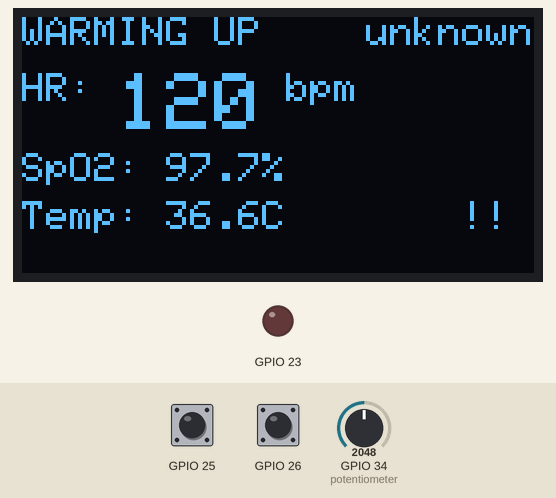
This program was run on a simulated ESP32. Shown: 128×64 one-colour display, output pins drawn as LEDs (lit = HIGH). Inputs (shaded band) come from the test bench; at power-on: GPIO 34 (potentiometer) = 2048, GPIO 25 HIGH, GPIO 26 HIGH. WiFi joins after 1.5 s; servers stay silent unless stated; random numbers use the default seed unless the program sets one; no MQTT or app messages arrive unless stated; what the program prints to the serial monitor is not drawn.

Above: at 3.6 s.
3.7 s: GPIO 34 (potentiometer) set to 2475
At 6.8 s:
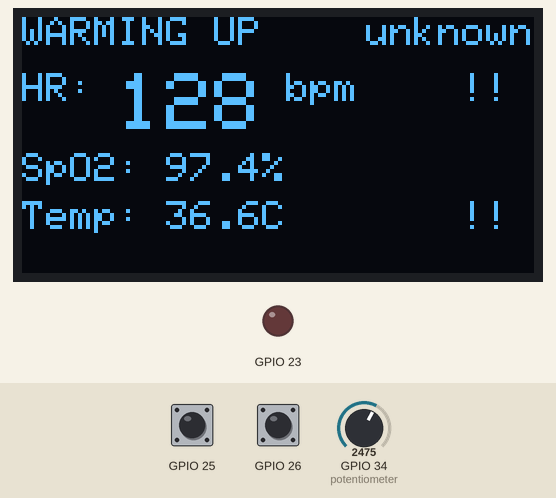
10.5 s: GPIO 34 (potentiometer) set to 2563
At 16.1 s:
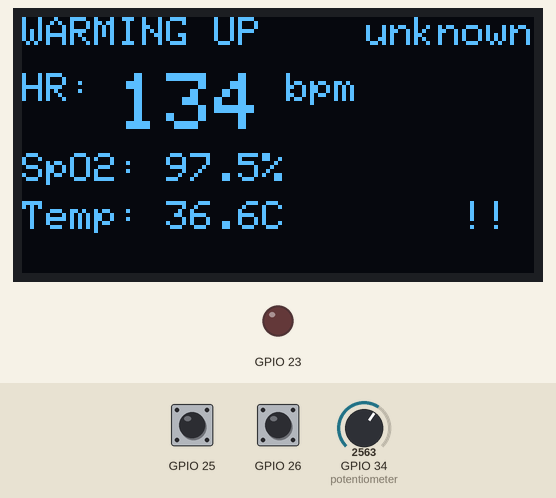
18.5 s: GPIO 25 pulled LOW for 3 s
At 21.8 s:
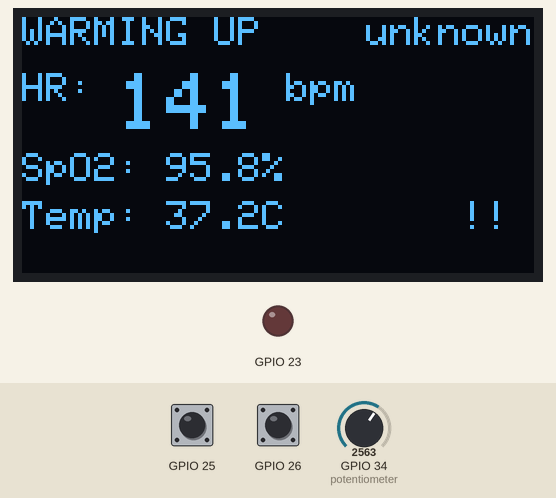
25.5 s: GPIO 26 pulled LOW for 3 s
At 27.6 s:
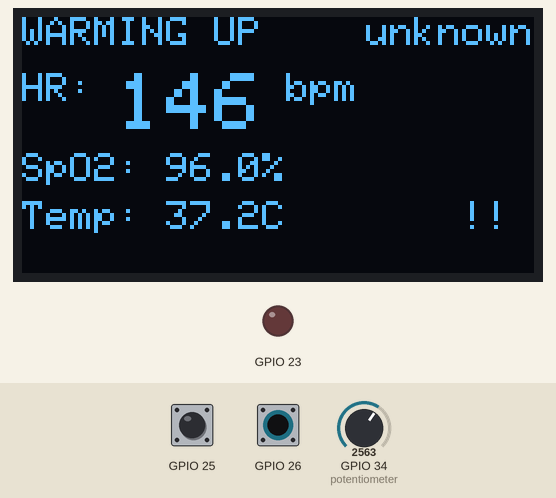
31.5 s: GPIO 25 pulled LOW for 3 s
At 33.4 s:
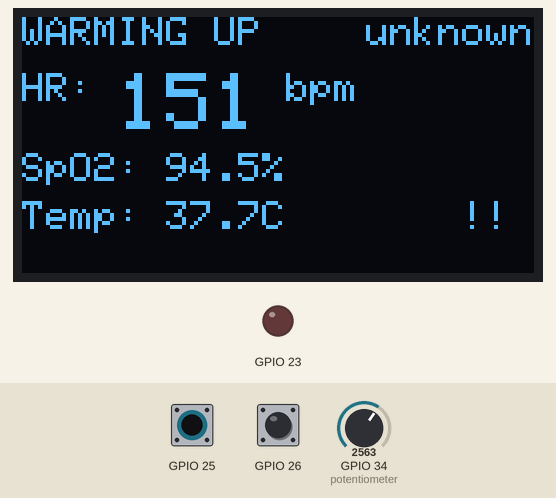
37.5 s: GPIO 26 pulled LOW for 3 s
At 40.4 s:
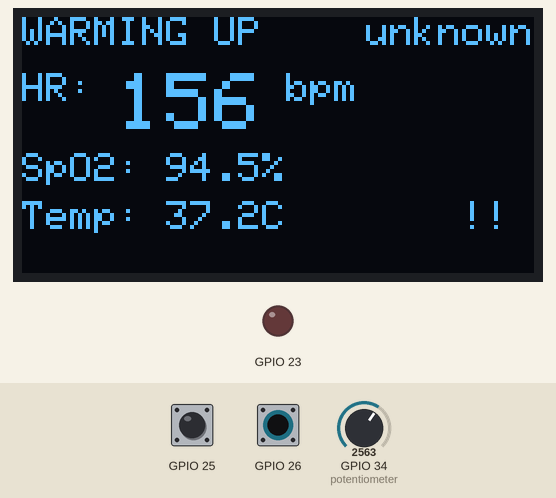
Timing chart, 0 to 41.9 s (numbered marks = the images above; inputs shaded):
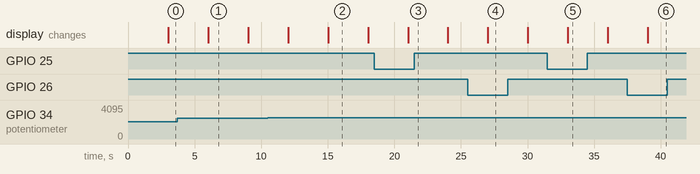

The program:

main.cpp
```cpp
/**
 * Adaptive Vitals Monitor – ESP32 Firmware
 *
 * Main entry point for the IoT health wristband system.
 *
 * Pipeline: Sensors → Filter → Baseline → Classify → Display/Vibrate → MQTT Publish
 *
 * @author Nhóm 3 – Đề tài 31
 */

#include <Arduino.h>
#include <Wire.h>
#include "config.h"

// Sensors
#include "sensors/heart_rate.h"
#include "sensors/temperature.h"
#include "sensors/motion.h"
#include "sensors/demo_controls.h"

// Processing
#include "processing/filter.h"
#include "processing/baseline.h"
#include "processing/classifier.h"

// Output
#include "display/oled_display.h"
#include "display/vibration.h"

// Communication
#include "communication/mqtt_client.h"

// ──────────────────────────────────────────────
// Global instances
// ──────────────────────────────────────────────
HeartRateSensor   heartRateSensor;
TemperatureSensor tempSensor;
MotionSensor      motionSensor;
DemoControls      demoControls;

MovingAverageFilter<20> filterHR;
MovingAverageFilter<20> filterSpO2;
MovingAverageFilter<20> filterTemp;
MovingAverageFilter<20> filterAccel;

BaselineManager   baselineManager;
Classifier        classifier;

OledDisplay       oledDisplay;
VibrationMotor    vibrationMotor;
MqttClient        mqttClient;

// Timing
unsigned long lastSampleTime = 0;
unsigned long lastPublishTime = 0;

// ──────────────────────────────────────────────
// SETUP
// ──────────────────────────────────────────────
void setup() {
    Serial.begin(115200);
    Serial.println(F("\n=== Adaptive Vitals Monitor ==="));
    Serial.println(F("Firmware starting..."));

    // Initialize I2C
    Wire.begin(PIN_SDA, PIN_SCL);

    // Initialize sensors
    heartRateSensor.begin();
    tempSensor.begin();
    motionSensor.begin();
    demoControls.begin();
    Serial.println(F("[Sensors] Initialized (simulation mode)"));

    // Initialize filters
    filterHR.begin(FILTER_WINDOW_HR);
    filterSpO2.begin(FILTER_WINDOW_SPO2);
    filterTemp.begin(FILTER_WINDOW_TEMP);
    filterAccel.begin(FILTER_WINDOW_ACCEL);
    Serial.println(F("[Filters] Initialized"));

    // Initialize baseline manager
    baselineManager.begin();
    Serial.println(F("[Baseline] Initialized (2-phase, activity-aware)"));

    // Initialize classifier (no conditions by default)
    classifier.setConditions(Classifier::COND_NONE);
    Serial.println(F("[Classifier] Initialized (no conditions)"));

    // Initialize display
    if (oledDisplay.begin()) {
        Serial.println(F("[OLED] Initialized"));
    }

    // Initialize vibration motor
    vibrationMotor.begin();
    Serial.println(F("[Motor] Initialized"));

    // Connect WiFi + MQTT
    Serial.println(F("[Network] Connecting..."));
    if (mqttClient.begin()) {
        Serial.println(F("[Network] WiFi + MQTT connected!"));
    } else {
        Serial.println(F("[Network] Connection failed - will retry in loop"));
    }

    Serial.println(F("\n=== System Ready ==="));
    Serial.printf("[Baseline] Phase: WARMUP (need %d samples)\n", BASELINE_WARMUP_SAMPLES);
    Serial.println();
}

// ──────────────────────────────────────────────
// LOOP
// ──────────────────────────────────────────────
void loop() {
    unsigned long now = millis();

    // Maintain MQTT connection
    mqttClient.loop();

    // ── Sample sensors at fixed interval ──
    if (now - lastSampleTime >= SAMPLE_INTERVAL_MS) {
        lastSampleTime = now;

        // ─── 1. Read demo controls ───
        bool emergencyPressed = demoControls.isEmergencyPressed();
        bool exercisePressed = demoControls.isExercisePressed();
        int potValue = demoControls.readHRPotentiometer();

        // ─── 2. Read sensors (simulated) ───
        float rawHR, rawSpO2, rawTemp, rawAccel;

        if (emergencyPressed) {
            // Emergency override — extreme values
            rawHR = 180.0f;
            rawSpO2 = 85.0f;
            rawTemp = 39.5f;
            rawAccel = SIM_ACCEL_REST;
        } else {
            rawHR = heartRateSensor.readHeartRate(potValue);
            rawSpO2 = heartRateSensor.readSpO2();
            rawTemp = tempSensor.readTemperature();
            rawAccel = motionSensor.readAccelMagnitude(exercisePressed);

            // If exercising, HR naturally increases
            if (exercisePressed) {
                rawHR += 40.0f;  // Simulate exercise-induced HR increase
            }
        }

        // ─── 3. Filter ───
        float filteredHR = filterHR.addSample(rawHR);
        float filteredSpO2 = filterSpO2.addSample(rawSpO2);
        float filteredTemp = filterTemp.addSample(rawTemp);
        float filteredAccel = filterAccel.addSample(rawAccel);

        // ─── 4. Determine activity state ───
        ActivityState activityState = BaselineManager::classifyActivity(filteredAccel);

        // ─── 5. Update baseline ───
        float alpha = baselineManager.update(activityState, filteredHR, filteredSpO2, filteredTemp);
        BaselinePhase phase = baselineManager.getPhase();
        const StateBaseline& currentBaseline = baselineManager.getBaseline(activityState);

        // ─── 6. Classify ───
        ClassificationResult classification = classifier.classify(
            filteredHR, filteredSpO2, filteredTemp,
            activityState, phase, currentBaseline
        );

        // ─── 7. Update display ───
        oledDisplay.update(filteredHR, filteredSpO2, filteredTemp, classification);

        // ─── 8. Update vibration motor ───
        vibrationMotor.update(classification.overall);

        // ─── 9. Serial output for debugging ───
        Serial.printf("[%lums] HR=%.1f SpO2=%.1f Temp=%.1f Accel=%.0f | "
                      "State=%s Phase=%s Alpha=%.4f | "
                      "HR:%s SpO2:%s Temp:%s → Overall:%s\n",
            now,
            filteredHR, filteredSpO2, filteredTemp, filteredAccel,
            Classifier::stateToString(activityState),
            Classifier::phaseToString(phase),
            alpha,
            Classifier::levelToString(classification.heartRate.level),
            Classifier::levelToString(classification.spo2.level),
            Classifier::levelToString(classification.temperature.level),
            Classifier::levelToString(classification.overall)
        );

        // ─── 10. Publish MQTT ───
        if (now - lastPublishTime >= MQTT_PUBLISH_INTERVAL_MS && mqttClient.isConnected()) {
            lastPublishTime = now;
            mqttClient.publishVitals(filteredHR, filteredSpO2, filteredTemp,
                                      filteredAccel, classification);
            mqttClient.publishAlert(classification);
        }
    }

    // Keep vibration motor updated (non-blocking patterns)
    vibrationMotor.update(vibrationMotor._currentLevel);
}
```

mqtt_client.cpp
```cpp
#include "mqtt_client.h"

MqttClient::MqttClient() : _mqttClient(_wifiClient) {}

bool MqttClient::begin() {
    if (!connectWiFi()) return false;
    if (!connectMQTT()) return false;
    return true;
}

bool MqttClient::connectWiFi() {
    Serial.print(F("[WiFi] Connecting to "));
    Serial.println(WIFI_SSID);

    WiFi.begin(WIFI_SSID, WIFI_PASSWORD);

    int attempts = 0;
    while (WiFi.status() != WL_CONNECTED && attempts < 20) {
        delay(500);
        Serial.print(".");
        attempts++;
    }

    if (WiFi.status() == WL_CONNECTED) {
        Serial.println();
        Serial.print(F("[WiFi] Connected! IP: "));
        Serial.println(WiFi.localIP());
        return true;
    } else {
        Serial.println(F("\n[WiFi] Connection failed!"));
        return false;
    }
}

bool MqttClient::connectMQTT() {
    _mqttClient.setServer(MQTT_HOST, MQTT_PORT);
    _mqttClient.setBufferSize(1024);  // Increase buffer for JSON payloads

    Serial.print(F("[MQTT] Connecting to "));
    Serial.println(MQTT_HOST);

    int attempts = 0;
    while (!_mqttClient.connected() && attempts < 5) {
        if (_mqttClient.connect(MQTT_CLIENT_ID, MQTT_USERNAME, MQTT_PASSWORD)) {
            Serial.println(F("[MQTT] Connected!"));
            // Subscribe to config topic for receiving threshold updates
            _mqttClient.subscribe(TOPIC_CONFIG);
            return true;
        } else {
            Serial.print(F("[MQTT] Failed, rc="));
            Serial.print(_mqttClient.state());
            Serial.println(F(". Retrying..."));
            delay(2000);
            attempts++;
        }
    }
    return false;
}

void MqttClient::loop() {
    if (!_mqttClient.connected()) {
        connectMQTT();
    }
    _mqttClient.loop();
}

bool MqttClient::isConnected() {
    return _mqttClient.connected();
}

bool MqttClient::publishVitals(
    float hr, float spo2, float temp, float accelMag,
    const ClassificationResult& classification
) {
    JsonDocument doc;

    doc["user_id"] = USER_ID;
    doc["heart_rate"] = serialized(String(hr, 1));
    doc["spo2"] = serialized(String(spo2, 1));
    doc["temperature"] = serialized(String(temp, 1));
    doc["accel_magnitude"] = serialized(String(accelMag, 0));
    doc["activity_state"] = Classifier::stateToString(classification.activityState);

    JsonObject classObj = doc["classifications"].to<JsonObject>();
    classObj["heart_rate"] = Classifier::levelToString(classification.heartRate.level);
    classObj["spo2"] = Classifier::levelToString(classification.spo2.level);
    classObj["temperature"] = Classifier::levelToString(classification.temperature.level);

    doc["overall"] = Classifier::levelToString(classification.overall);
    doc["baseline_phase"] = Classifier::phaseToString(classification.baselinePhase);
    doc["timestamp"] = millis();

    char buffer[512];
    size_t len = serializeJson(doc, buffer, sizeof(buffer));

    bool success = _mqttClient.publish(TOPIC_VITALS, buffer, len);
    if (success) {
        Serial.print(F("[MQTT] Published vitals: "));
        Serial.println(buffer);
    } else {
        Serial.println(F("[MQTT] Failed to publish vitals"));
    }
    return success;
}

bool MqttClient::publishAlert(const ClassificationResult& classification) {
    if (classification.overall < LEVEL_WARNING) {
        return false;  // Only publish WARNING and CRITICAL
    }

    JsonDocument doc;

    doc["user_id"] = USER_ID;
    doc["level"] = Classifier::levelToString(classification.overall);

    // Report which metric(s) triggered the alert
    JsonObject triggers = doc["trigger_metrics"].to<JsonObject>();

    if (classification.heartRate.level >= LEVEL_WARNING) {
        JsonObject hrTrig = triggers["heart_rate"].to<JsonObject>();
        hrTrig["value"] = classification.heartRate.value;
        hrTrig["z_score"] = serialized(String(classification.heartRate.zScore, 2));
        hrTrig["level"] = Classifier::levelToString(classification.heartRate.level);
        hrTrig["state"] = Classifier::stateToString(classification.activityState);
    }

    if (classification.spo2.level >= LEVEL_WARNING) {
        JsonObject spo2Trig = triggers["spo2"].to<JsonObject>();
        spo2Trig["value"] = classification.spo2.value;
        spo2Trig["z_score"] = serialized(String(classification.spo2.zScore, 2));
        spo2Trig["level"] = Classifier::levelToString(classification.spo2.level);
    }

    if (classification.temperature.level >= LEVEL_WARNING) {
        JsonObject tempTrig = triggers["temperature"].to<JsonObject>();
        tempTrig["value"] = classification.temperature.value;
        tempTrig["z_score"] = serialized(String(classification.temperature.zScore, 2));
        tempTrig["level"] = Classifier::levelToString(classification.temperature.level);
    }

    doc["timestamp"] = millis();

    char buffer[512];
    size_t len = serializeJson(doc, buffer, sizeof(buffer));

    bool success = _mqttClient.publish(TOPIC_ALERTS, buffer, len);
    if (success) {
        Serial.print(F("[MQTT] Published alert: "));
        Serial.println(buffer);
    }
    return success;
}
```

mqtt_client.h
```cpp
#ifndef MQTT_CLIENT_H
#define MQTT_CLIENT_H

#include <Arduino.h>
#include <WiFi.h>
#include <PubSubClient.h>
#include <ArduinoJson.h>
#include "../config.h"
#include "../processing/classifier.h"

/**
 * MQTT client for publishing sensor data and alerts.
 * Handles WiFi connection and MQTT broker communication.
 */
class MqttClient {
public:
    MqttClient();

    /**
     * Connect to WiFi and MQTT broker.
     * Returns true if both connections succeed.
     */
    bool begin();

    /**
     * Maintain connection (call in loop).
     * Reconnects if disconnected.
     */
    void loop();

    /**
     * Publish vitals data as JSON.
     */
    bool publishVitals(
        float hr, float spo2, float temp, float accelMag,
        const ClassificationResult& classification
    );

    /**
     * Publish alert when level >= WARNING.
     */
    bool publishAlert(
        const ClassificationResult& classification
    );

    bool isConnected();

private:
    WiFiClient   _wifiClient;
    PubSubClient _mqttClient;

    bool connectWiFi();
    bool connectMQTT();
};

#endif // MQTT_CLIENT_H
```

oled_display.cpp
```cpp
#include "oled_display.h"

bool OledDisplay::begin() {
    _display = Adafruit_SSD1306(OLED_WIDTH, OLED_HEIGHT, &Wire, -1);
    if (!_display.begin(SSD1306_SWITCHCAPVCC, OLED_ADDRESS)) {
        Serial.println(F("[OLED] Failed to initialize SSD1306"));
        return false;
    }
    showSplash();
    return true;
}

void OledDisplay::showSplash() {
    _display.clearDisplay();
    _display.setTextSize(1);
    _display.setTextColor(SSD1306_WHITE);

    _display.setCursor(10, 10);
    _display.println(F("Adaptive Vitals"));
    _display.setCursor(30, 25);
    _display.println(F("Monitor"));
    _display.setCursor(15, 45);
    _display.println(F("Initializing..."));

    _display.display();
}

void OledDisplay::update(
    float hr, float spo2, float temp,
    const ClassificationResult& classification
) {
    _display.clearDisplay();
    _display.setTextColor(SSD1306_WHITE);

    // ── Row 0: Status bar ──
    _display.setTextSize(1);
    _display.setCursor(0, 0);

    // Show baseline phase
    if (classification.baselinePhase == PHASE_WARMUP) {
        _display.print(F("WARMING UP"));
    } else {
        // Show activity state
        if (classification.activityState == STATE_ACTIVE) {
            _display.print(F("ACTIVE"));
        } else {
            _display.print(F("REST"));
        }
    }

    // Show overall alert level on the right side
    const char* levelStr = Classifier::levelToString(classification.overall);
    int levelLen = strlen(levelStr);
    _display.setCursor(128 - (levelLen * 6), 0);
    _display.print(levelStr);

    // ── Row 1: Heart Rate ──
    _display.setTextSize(1);
    _display.setCursor(0, 14);
    _display.print(F("HR: "));
    _display.setTextSize(2);
    _display.print((int)hr);
    _display.setTextSize(1);
    _display.print(F(" bpm"));

    // Alert indicator for HR
    if (classification.heartRate.level >= LEVEL_WARNING) {
        _display.setCursor(110, 14);
        _display.print(F("!!"));
    } else if (classification.heartRate.level == LEVEL_ATTENTION) {
        _display.setCursor(116, 14);
        _display.print(F("!"));
    }

    // ── Row 2: SpO2 ──
    _display.setCursor(0, 34);
    _display.print(F("SpO2: "));
    _display.print(spo2, 1);
    _display.print(F("%"));

    if (classification.spo2.level >= LEVEL_WARNING) {
        _display.setCursor(110, 34);
        _display.print(F("!!"));
    }

    // ── Row 3: Temperature ──
    _display.setCursor(0, 46);
    _display.print(F("Temp: "));
    _display.print(temp, 1);
    _display.print(F("C"));

    if (classification.temperature.level >= LEVEL_WARNING) {
        _display.setCursor(110, 46);
        _display.print(F("!!"));
    }

    // ── Bottom bar: Alert level indicator ──
    drawAlertBar(classification.overall);

    _display.display();
}

void OledDisplay::drawAlertBar(AlertLevel level) {
    // Draw a bar at the bottom of the screen indicating alert level
    int barY = 60;
    int barHeight = 4;

    switch (level) {
        case LEVEL_NORMAL:
            // Thin line — all is well
            _display.drawFastHLine(0, barY + 2, 128, SSD1306_WHITE);
            break;
        case LEVEL_ATTENTION:
            // Half bar
            _display.fillRect(0, barY, 64, barHeight, SSD1306_WHITE);
            break;
        case LEVEL_WARNING:
            // 3/4 bar
            _display.fillRect(0, barY, 96, barHeight, SSD1306_WHITE);
            break;
        case LEVEL_CRITICAL:
            // Full bar + blinking effect (inverted every other second)
            if ((millis() / 500) % 2 == 0) {
                _display.fillRect(0, barY, 128, barHeight, SSD1306_WHITE);
            }
            break;
    }
}
```

oled_display.h
```cpp
#ifndef OLED_DISPLAY_H
#define OLED_DISPLAY_H

#include <Arduino.h>
#include <Adafruit_SSD1306.h>
#include "../config.h"
#include "../processing/baseline.h"
#include "../processing/classifier.h"

/**
 * OLED display manager for SSD1306 128x64.
 * Shows vital signs, alert levels, and baseline phase.
 */
class OledDisplay {
public:
    bool begin();

    /**
     * Update the display with current readings and classification.
     */
    void update(
        float hr, float spo2, float temp,
        const ClassificationResult& classification
    );

    /**
     * Show startup/splash screen.
     */
    void showSplash();

private:
    Adafruit_SSD1306 _display;

    /**
     * Draw alert level indicator.
     */
    void drawAlertBar(AlertLevel level);
};

#endif // OLED_DISPLAY_H
```

vibration.h
```cpp
#ifndef VIBRATION_H
#define VIBRATION_H

#include <Arduino.h>
#include "../config.h"
#include "../processing/classifier.h"

/**
 * Vibration motor controller.
 * In Wokwi simulation, uses an LED to indicate vibration.
 */
class VibrationMotor {
public:
    void begin();

    /**
     * Trigger vibration pattern based on alert level.
     * Non-blocking — uses millis() for timing.
     */
    void update(AlertLevel level);

    AlertLevel    _currentLevel;

private:
    unsigned long _lastVibrationTime;
    int           _vibrationStep;
};

#endif // VIBRATION_H
```

Source omitted: vibration.cpp (1797 bytes), baseline.cpp (2820 bytes), baseline.h (2290 bytes), classifier.cpp (7787 bytes), classifier.h (3419 bytes), filter.h (1532 bytes), demo_controls.cpp (608 bytes), demo_controls.h (601 bytes), heart_rate.cpp (1105 bytes), heart_rate.h (585 bytes), motion.cpp (518 bytes), motion.h (505 bytes) and 3 more

Measured:
- what the display in image 1 shows lasts 3.0 s, from 6.0 s to 9.0 s
